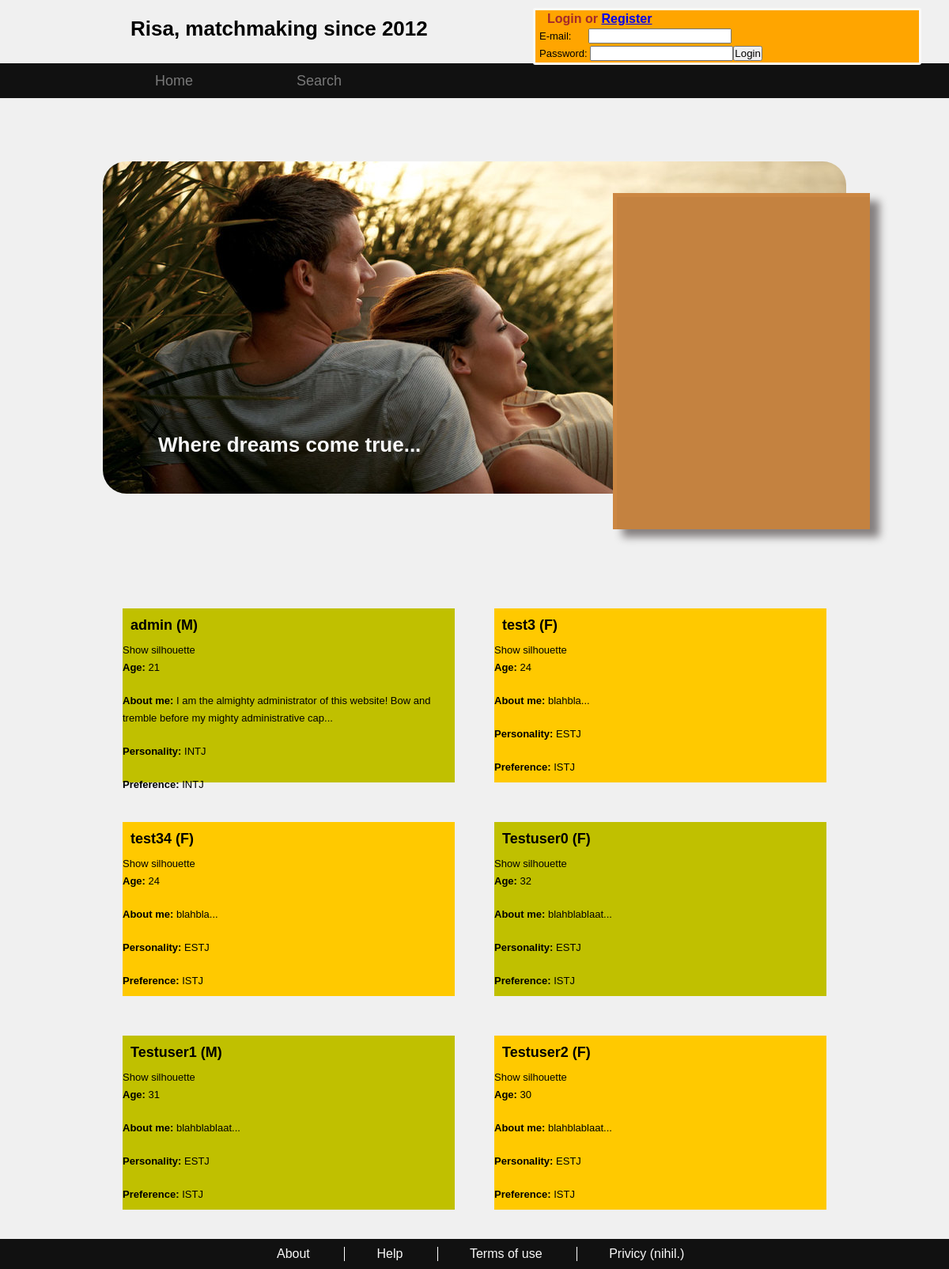
The page / on the database its author committed.
### tables this page shows
CREATE TABLE "Users"
(
    "userId" integer NOT NULL,
    "username" varchar(30) NOT NULL,
    "email" varchar(256) NOT NULL,
    "passwordHash" char(255) NOT NULL, -- TODO: size?
    
    "firstName" varchar(30) NOT NULL,
    "lastName" varchar(50) NOT NULL,
    "gender" bool NOT NULL, -- 0: male, 1: female
    "birthdate" date NOT NULL,
    "description" varchar(300) NOT NULL,
    "minAgePref" integer NOT NULL,
    "maxAgePref" integer NOT NULL,
    "genderPref" bool, -- NULL in case of bisexuality
    
    -- Personality values, each is an integer between 0 and 100; E,S,F and P can be derived
    "personalityI" integer NOT NULL,
    "personalityN" integer NOT NULL,
    "personalityT" integer NOT NULL,
    "personalityJ" integer NOT NULL,
    
    -- Personality preferences
    "preferenceI" integer NOT NULL,
    "preferenceN" integer NOT NULL,
    "preferenceT" integer NOT NULL,
    "preferenceJ" integer NOT NULL,
    
    "picture" blob,
    
    "admin" bool NOT NULL DEFAULT '0',
    
    PRIMARY KEY("userId"),
    UNIQUE("username"),
    UNIQUE("email")
);

### application/controllers/datingsite.php (called while the page is built, shortened)
<?php if ( ! defined('BASEPATH')) exit('No direct script access allowed');
class Datingsite extends CI_Controller
{
    public function index($msg = null)
	{
        $this->load->model('user','',true);
        $this->load->library('personality');
        $this->load->helper('html');
		$this->load->helper('form');
		$this->load->view('header');
        $this->load->view('loginbox');
		$this->load->view('nav');
        $this->load->view('content/showcase');
        $data = array ( 'profileType'	=> 'small',
        				'profiles'		=> $this->_makeProfiles());
        $this->load->view('content/profile', $data);
        $this->load->view('footer');
	}
    private function _makeProfiles()
    {
        $profiles = array(1 => $this->user->getUserProfile(1),
                          2 => $this->user->getUserProfile(2),
                          3 => $this->user->getUserProfile(3),
                          4 => $this->user->getUserProfile(4),
                          5 => $this->user->getUserProfile(5),
                          6 => $this->user->getUserProfile(6));
        return $profiles;
    }
}

### index.php (called while the page is built, shortened)
<?php
require_once BASEPATH.'core/CodeIgniter.php';

### application/libraries/authentication.php (called while the page is built, shortened)
<?php if ( ! defined('BASEPATH')) exit('No direct script access allowed');
class Authentication
{
    public function userLoggedIn()
    {
        return $this->currentUserId() !== null;
    }
    public function currentUserId()
    {
        $ci =& get_instance();
        $id = $ci->session->userdata('userId');
        if($id !== false)
        {
            return $id;
        }
        else
        {
            return null;
        }
    }
    public function currentUserName()
    {
        $ci =& get_instance();
        $id = $this->currentUserId();
        if($id === null)
        {
            return null;
        }
        else
        {
            $result = $ci->user->load($id);
            return $result['username'];
        }
    }
}

### application/models/user.php (called while the page is built, shortened)
<?php if ( ! defined('BASEPATH')) exit('No direct script access allowed');
class User extends CI_Model
{
    private $visibility = array(
        'username'      => true,
        'email'         => false,
        'firstName'     => false,
        'lastName'        => false,
        'gender'        => true,
        'birthdate'        => true,
        'description'    => true,
        'minAgePref'    => true,
        'maxAgePref'    => true,
        'genderPref'    => true,
        'personalityI'    => true,
        'personalityN'    => true,
        'personalityT'    => true,
        'personalityJ'    => true,
        'preferenceI'    => true,
        'preferenceN'    => true,
        'preferenceT'    => true,
        'preferenceJ'    => true,
        'picture'        => false
    );
    private function visibleColumns()
    {
        $login = $this->authentication->userLoggedIn();
        if($login)
        {
            return array_keys($this->visibility);
        }
        else
        {
            $result = array();
            foreach($this->visibility as $col => $visible)
            {
                if($visible)
                {
                    $result[] = $col;
                }
            }
            return $result;
        }
    }
    private function loadUserBrands($userId)
    {
        $result = $this->db->select('ub.brandName')
                           ->from('UserBrands ub')
                           ->join('Brands b', 'ub.brandName = b.brandName', 'left')
                           ->where(array('userId' => $userId))
                           ->get()->result_array();
        $brandNames = array();
        foreach($result as $row)
        {
            $brandNames[] = $row['brandName'];
        }
        return $brandNames;
    }
    public function load($userId, $properties = null)
    {
        if($properties !== null)
        {
            $columns = $this->removeInvisibleColumns($properties);
        }
        else
        {
            $columns = $this->visibleColumns();
        }
        $result = $this->db->select($columns)
                           ->from('Users')
                           ->where(array('userId' => $userId))
                           ->get()->row_array();
        $user = $result;
        if($properties === null || in_array('brands', $properties))
        {
            $user['brands'] = $this->loadUserBrands($userId);
        }
        return $user;
    }
	public function getUserProfile($userId)
    {
    	$profile = $this->user->load($userId);
    	$profile['userId'] = $userId;
		$personality = $this->personality->dominantPersonalityComponents($profile);
		$preference = $this->personality->dominantPersonalityComponents($profile, true);
		$profile['personality'] = "";
		$profile['preference'] = "";
		foreach($personality as $key => $value) {
			$profile['personality'] .= $key;
		}
		foreach($preference as $key => $value) {
			$profile['preference'] .= $key;
		}
		$userLoggedIn = $this->authentication->currentUserId();
		return $profile;
    }
}

### application/libraries/personality.php (called while the page is built, shortened)
<?php if ( ! defined('BASEPATH')) exit('No direct script access allowed');
class Personality
{
    public function dominantPersonalityComponents($arr, $preference = false)
    {
        if($preference)
        {
            $subject = 'preference';
        }
        else
        {
            $subject = 'personality';
        }
        $slen = strlen($subject);
        $opposites = array('I' => 'E', 'N' => 'S', 'T' => 'F', 'J' => 'P');
        $result = array();
        foreach($arr as $key => $val)
        {
            if(substr_compare($subject, $key, 0, $slen) === 0)
            {
                $component = $key[$slen];
                if($val < 0.5)
                {
                    $component = $opposites[$component];
                    $val = 1 - $val;
                }
                $result[$component] = $val;
            }
        }
        return $result;
    }
}

### application/views/content/profile.php (the view, shortened to what this page needs)
<div id='profileArea'>
<?php
	function boldShow($type, $content, $profileType = "", $textblock = false)
	{
		$type = htmlentities($type, ENT_QUOTES, "UTF-8");
		$content = htmlentities($content, ENT_QUOTES, "UTF-8");
		return "<p class='profiledata'><b>$type:</b> $content</p>\n";
	}
	function getAge($birthdate)
	{
		list($year, $month, $day) = explode("-", $birthdate);
		$year_diff  = date("Y") - $year;
    	$month_diff = date("m") - $month;
    	return $year_diff;
	}
	foreach($profiles as $profile) {
		if($profileType == "big") {
			$boxType = "<div id='bigprofile' ";
		}
		else {
			$boxType = "<a href=\"". base_url().
				"/index.php/viewprofile/showprofile/". $profile['userId']. "\" ";
		}
		if($profile['gender'] == '0') {
			$gender = "M";
		}
		else {
			$gender = "F";
		}
		echo $boxType. "class='profilebox'>\n". heading(htmlentities($profile['username']. " (".
				 $gender. ")", ENT_QUOTES, "UTF-8"), 3);
		if($this->authentication->userLoggedIn()) {
			echo "Show real picture";
			if($profile['likestatus'][0] && $profile['likestatus'][1]) {
				echo boldShow("Name", $profile['firstName']. " ". $profile['lastName']);
				echo boldShow("Email", $profile['email']);
			}
		}
		else {
			echo "Show silhouette";
		}
		echo boldShow("Age", getAge($profile['birthdate']), $profileType);
		if($profileType == "small") {
			$point = strpos($profile['description'], '.');
			if($point === false or $point > 100) {
				$disc = substr($profile['description'], 0, 100). "...";
			}
			else {
				$disc = substr($profile['description'], 0, $point+1);
			}
		}
		else {
			$disc = $profile['description'];
		}
		echo boldShow("About me", $disc, $profileType, true);
		echo boldShow("Personality", $profile['personality']);
		echo boldShow("Preference", $profile['preference']);
		if($profileType == "big") {
			echo "</div>";
		}
		else {
			echo "</a>";
		}
	}
?>
</div>

### application/views/header.php (shortened to what this page needs)
<!DOCTYPE html>
<html>
<head>
    <link rel="stylesheet" type="text/css" href="<?php echo base_url() . '/css/style.css'; ?>" />
</head>
<body>
	<div id='container'>
    <header>
        <h1>
            Risa, matchmaking since 2012
        </h1>
    </header>

### application/views/loginbox.php (shortened to what this page needs)
<div id="loginbox">
<?php
$home = base_url() . 'index.php';
$ci =& get_instance();
$uname = $ci->authentication->currentUserName();
if($uname !== null)
{
    echo '<p><strong>Welcome, ' . form_prep($uname) . '!</strong>'
      .  ' (<a href="' . "$home/home/logout" . '">logout</a>)';
    echo '<p><strong id="deleter">Delete account</strong></p>';
}
else
{
    echo '<h3>Login or <a href="' . "$home/register" . '">Register</a> </h3>';
    echo form_open('home/login')
      .  form_label('E-mail: &nbsp&nbsp&nbsp&nbsp&nbsp', 'email')
      .  form_input('email')
      .  '<br/>'
      .  form_label('Password: ', 'password')
      .  form_password('password')
      .  form_submit('submit', 'Login')
      .  form_close();
}
?>
</div>

### application/views/nav.php (shortened to what this page needs)
<?php
$base = base_url() . 'index.php';
?>
	<nav>
    	<ul>
        	<li><a href="<?php echo "$base/home"?>">Home</a></li>
        	<li><a href="<?php echo "$base/search"?>">Search</a></li>
    	</ul>
	</nav>
	<section id='main'>

### application/views/content/showcase.php
<section id='showcase'>
    <div id='menu'>
        <h2>
            Where dreams come true...
        </h2>
    </div>
    <div id='register'>
    </div>
</section>

### application/views/footer.php
<?php
	$base = base_url() . 'index.php';
?>
	</section>
	<footer>
        <ul>
            <li><a href="<?php echo "$base/about"?>">About</a></li>
            <li><a href="<?php echo "$base/howto"?>">Help</a></li>
            <li><a href="<?php echo "$base/termsofuse"?>">Terms of use</a></li>
            <li><a href="<?php echo "$base/privacypolicy"?>">Privicy (nihil.)</a></li>
        </ul>
    </footer>
    </div>
</body>
</html>

### css/style.css (style rules this page uses)
* { padding: 0; margin: 0; }
html, body { height: 100% }
body { width: 100%; min-width: 1200px; font: 13px/22px Helvetica, Arial, sans-serif; background: #f0f0f0; overflow-y: scroll; }
#container { position: relative; min-height: 100%; margin: 0 auto; }
header, nav, section, footer { display: block; }
h1 { padding: 25px; }
h2 { font-size: 26px; line-height: 44px; padding: 20px; }
h3 { font-size: 18px; line-height: 22px; padding: 10px; }
p { padding-bottom: 20px; }
header { height: 80px; text-indent: 140px; }
nav, footer { width: 100%; left: 0px; background-color: #111111; }
nav { margin-bottom: 40px; }
footer { position: absolute; bottom: 0; clear: both; margin-top: 30px; }
nav ul, footer ul { margin: 0 auto; width: 940px; list-style: none; }
nav ul li, footer ul li { display: inline-block; text-align: center; }
nav ul li { width: 180px; font-size: 18px; line-height: 44px; }
footer ul li { padding: 0px 30px; margin: 10px 0px; border-left: 1px solid #ffffff; font-size: 16px; line-height: 18px; color: #f9f9f9; }
footer ul li:first-child { border: 0; margin-left: 180px; }
nav ul li a, footer ul li a { text-decoration: none; padding: 5px 10px; }
nav ul li a:link, nav ul li a:visited { color: #797979; }
footer ul li a:link, footer ul li a:visited, nav ul li a:active { color: #f9f9f9; }
#loginbox { position: absolute; top: 10px; right: 35px; width: 570px; max-width: 40%; min-height: 54px; border: 3px solid #f9f9f9; -moz-border-radius: 3px; -webkit-border-radius: 3px; border-radius: 3px; padding-left: 5px; background-color: orange; }
#loginbox h3 { padding-top: 0px; padding-bottom: 0px; font-size: 12pt; color: brown; }
#main { margin: 0 auto 30px; padding-bottom: 50px; width: 940px; }
#showcase { position: relative; margin: 80px 0 120px; padding: 20px; height: 380px; background: url(../img/happy-couple5.jpeg) no-repeat; -moz-border-radius: 30px; -webkit-border-radius: 30px; border-radius: 30px; }
#showcase #menu { position: absolute; bottom: 20px; left: 50px; color: #f9f9f9; }
#showcase #register { position: absolute; top: 40px; right: -30px; width: 320px; height: 420px; background: #C48240; border: 5px solid #CC8742; border-right: 0px; border-bottom: 0px; box-shadow: 12px 10px 10px #858080; }
#profileArea { margin: 0 auto; overflow: hidden; }
.profilebox { display: block; width: 420px; height: 220px; margin: 25px; float: left; background: #FFC900; }
a.profilebox:-webkit-any-link { text-decoration: none; color: black; }
.profilebox:nth-child(4n+1) { background: #C0C000; }
.profilebox:nth-child(4n) { background: #C0C000; }

### rows shown on the page
users: username+gender "admin (M)", type "Age About me Personality Preference", content "21 I am the almighty administrator of this website! Bow and tremble before my mighty administrative cap... INTJ INTJ"
users: username+gender "test3 (F)", type "Age About me Personality Preference", content "24 blahbla... ESTJ ISTJ"
users: username+gender "test34 (F)", type "Age About me Personality Preference", content "24 blahbla... ESTJ ISTJ"
users: username+gender "Testuser0 (F)", type "Age About me Personality Preference", content "32 blahblablaat... ESTJ ISTJ"
users: username+gender "Testuser1 (M)", type "Age About me Personality Preference", content "31 blahblablaat... ESTJ ISTJ"
users: username+gender "Testuser2 (F)", type "Age About me Personality Preference", content "30 blahblablaat... ESTJ ISTJ"

### other values the page prints
form_label('E-mail: &nbsp&nbsp&nbsp&nbsp&nbsp', 'email') "E-mail:"
form_label('Password: ', 'password') "Password:"
